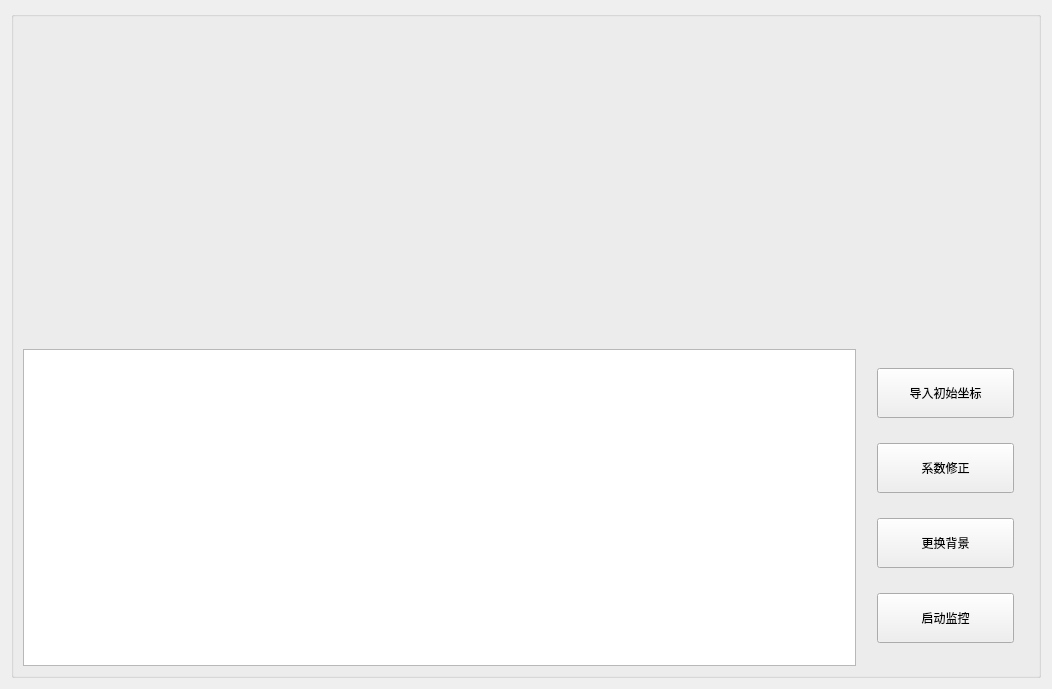
<?xml version="1.0" encoding="UTF-8"?>
<ui version="4.0">
 <class>disp2dwindow</class>
 <widget class="QWidget" name="disp2dwindow">
  <property name="geometry">
   <rect>
    <x>0</x>
    <y>0</y>
    <width>1052</width>
    <height>689</height>
   </rect>
  </property>
  <property name="windowTitle">
   <string>Form</string>
  </property>
  <layout class="QGridLayout" name="gridLayout">
   <item row="0" column="0">
    <widget class="QGroupBox" name="TwoD_groupBox_Picture">
     <property name="title">
      <string/>
     </property>
     <layout class="QVBoxLayout" name="verticalLayout_3" stretch="10,10">
      <item>
       <widget class="QLabel" name="lable_Picture">
        <property name="sizePolicy">
         <sizepolicy hsizetype="Ignored" vsizetype="Ignored">
          <horstretch>0</horstretch>
          <verstretch>0</verstretch>
         </sizepolicy>
        </property>
        <property name="text">
         <string/>
        </property>
        <property name="textFormat">
         <enum>Qt::AutoText</enum>
        </property>
        <property name="pixmap">
         <pixmap resource="../../resources/legacy_ui.qrc">:/disp2d/disp2d/image2.jpg</pixmap>
        </property>
        <property name="scaledContents">
         <bool>true</bool>
        </property>
        <property name="alignment">
         <set>Qt::AlignLeading|Qt::AlignLeft|Qt::AlignVCenter</set>
        </property>
       </widget>
      </item>
      <item>
       <layout class="QHBoxLayout" name="horizontalLayout_2" stretch="50,10">
        <item>
         <widget class="QTableView" name="table_Disp2DPara">
          <property name="styleSheet">
           <string notr="true"/>
          </property>
         </widget>
        </item>
        <item>
         <layout class="QVBoxLayout" name="verticalLayout_4">
          <property name="leftMargin">
           <number>15</number>
          </property>
          <property name="rightMargin">
           <number>15</number>
          </property>
          <item>
           <widget class="QPushButton" name="pbtn_ChangeOriginalCoordinates">
            <property name="sizePolicy">
             <sizepolicy hsizetype="Minimum" vsizetype="Preferred">
              <horstretch>0</horstretch>
              <verstretch>0</verstretch>
             </sizepolicy>
            </property>
            <property name="minimumSize">
             <size>
              <width>0</width>
              <height>30</height>
             </size>
            </property>
            <property name="maximumSize">
             <size>
              <width>16777215</width>
              <height>50</height>
             </size>
            </property>
            <property name="text">
             <string>导入初始坐标</string>
            </property>
           </widget>
          </item>
          <item>
           <widget class="QPushButton" name="pbtn_ParaRevise">
            <property name="sizePolicy">
             <sizepolicy hsizetype="Minimum" vsizetype="Preferred">
              <horstretch>0</horstretch>
              <verstretch>0</verstretch>
             </sizepolicy>
            </property>
            <property name="minimumSize">
             <size>
              <width>0</width>
              <height>30</height>
             </size>
            </property>
            <property name="maximumSize">
             <size>
              <width>16777215</width>
              <height>50</height>
             </size>
            </property>
            <property name="text">
             <string>系数修正</string>
            </property>
           </widget>
          </item>
          <item>
           <widget class="QPushButton" name="pbtn_ChangeBackGround">
            <property name="sizePolicy">
             <sizepolicy hsizetype="Minimum" vsizetype="Preferred">
              <horstretch>0</horstretch>
              <verstretch>0</verstretch>
             </sizepolicy>
            </property>
            <property name="minimumSize">
             <size>
              <width>0</width>
              <height>30</height>
             </size>
            </property>
            <property name="maximumSize">
             <size>
              <width>16777215</width>
              <height>50</height>
             </size>
            </property>
            <property name="text">
             <string>更换背景</string>
            </property>
           </widget>
          </item>
          <item>
           <widget class="QPushButton" name="pbtn_Observe">
            <property name="sizePolicy">
             <sizepolicy hsizetype="Minimum" vsizetype="Preferred">
              <horstretch>0</horstretch>
              <verstretch>0</verstretch>
             </sizepolicy>
            </property>
            <property name="minimumSize">
             <size>
              <width>0</width>
              <height>30</height>
             </size>
            </property>
            <property name="maximumSize">
             <size>
              <width>16777215</width>
              <height>50</height>
             </size>
            </property>
            <property name="text">
             <string>启动监控</string>
            </property>
           </widget>
          </item>
         </layout>
        </item>
       </layout>
      </item>
     </layout>
    </widget>
   </item>
  </layout>
 </widget>
 <resources>
  <include location="../../resources/legacy_ui.qrc"/>
 </resources>
 <connections/>
</ui>
